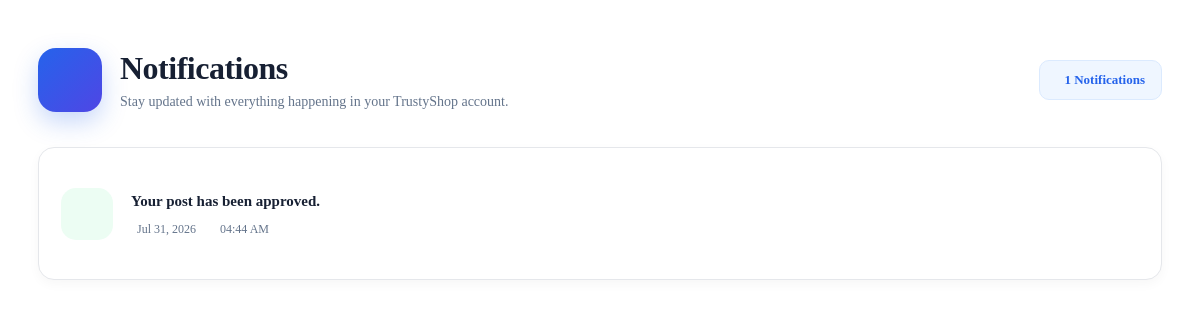
Page /notifications/ (signed in) on the earlier database version.
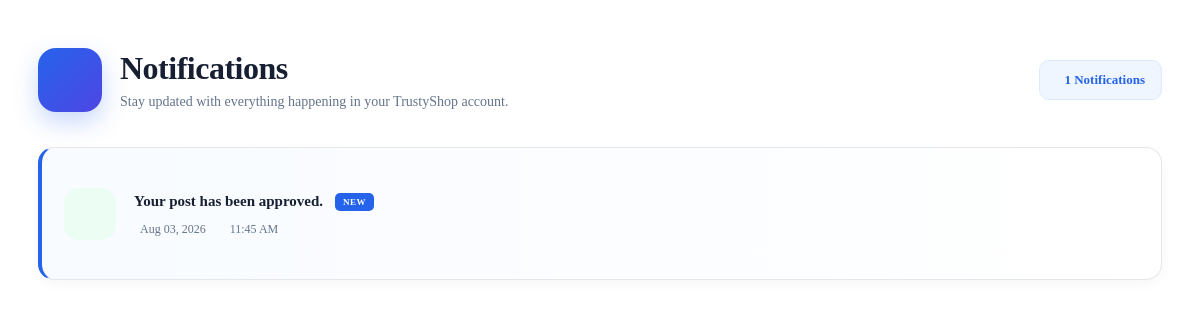
Same page on the later database version.
### notifications/models.py (models this page shows, shortened)
class Notification(models.Model):
    NOTIFICATION_TYPES = [
        ("new_post", "New Post"),
        ("approved", "Approved"),
        ("rejected", "Rejected"),
    ]
    user = models.ForeignKey(
        User,
        on_delete=models.CASCADE,
        related_name="notifications"
    )
    post = models.ForeignKey(
        Post,
        on_delete=models.CASCADE,
        null=True,
        blank=True,
        related_name="notifications"
    )
    message = models.CharField(
        max_length=255
    )
    notification_type = models.CharField(
        max_length=20,
        choices=NOTIFICATION_TYPES
    )
    is_read = models.BooleanField(
        default=False
    )
    created_at = models.DateTimeField(
        auto_now_add=True
    )
    class Meta:
        ordering = ["-created_at"]

### notifications/views.py (the view)
# urls.py: path("notifications/",include("notifications.urls")),
@login_required
def notifications(request):
    data = Notification.objects.filter(
        user=request.user
    ).order_by(
        "-created_at"
    )
    return render(
        request,
        "notifications/notification.html",
        {
            "notifications":data
        }
    )

### adminpanel/context_processors.py (called while the page is built)
def admin_notifications(request):
    if request.user.is_authenticated:
        notifications = Notification.objects.filter(
            user=request.user,
            is_read=False
        )
        print("Current User :", request.user.username)
        print("Notification Count :", notifications.count())
        return {
            "notification_count": notifications.count(),
            "admin_notifications": notifications
        }
    return {
        "notification_count": 0,
        "admin_notifications": []
    }

### notifications/templates/notifications/notification.html (shortened to what this page needs)
{% extends 'base.html' %}
{% load static %}
{% block content %}
<link rel="stylesheet" href="{% static 'css/notification.css' %}">
<div class="notifications-page">
    <div class="page-header">
        <div class="page-title-area">
            <div class="page-icon">
            </div>
            <div>
                <h1>Notifications</h1>
                <p>
                    Stay updated with everything happening in your TrustyShop account.
                </p>
            </div>
        </div>
        <div class="notification-count">
            {{ notifications|length }} Notifications
        </div>
    </div>
    <div class="notifications-list">
        {% for notification in notifications %}
        <div class="notification-card {% if not notification.is_read %}unread{% endif %}">
            <div class="notification-icon
                {% if notification.notification_type == 'approved' %}
                    approved
                {% elif notification.notification_type == 'rejected' %}
                    rejected
                {% else %}
                    pending
                {% endif %}
            ">
            </div>
            <div class="notification-body">
                <div class="notification-top">
                    <h3>
                        {{ notification.message }}
                    </h3>
                    {% if not notification.is_read %}
                    <span class="new-badge">
                        NEW
                    </span>
                    {% endif %}
                </div>
                <div class="notification-meta">
                    <span>
                        {{ notification.created_at|date:"M d, Y" }}
                    </span>
                    <span>
                        {{ notification.created_at|date:"h:i A" }}
                    </span>
                </div>
            </div>
        </div>
        {% endfor %}
    </div>
</div>
{% endblock %}

Differences in the rows shown:
changed Notification "Your post has been approved.": created_at "Jul 31, 2026" → "Aug 03, 2026"; created_at "04:44 AM" → "11:45 AM"; now shows "NEW"
